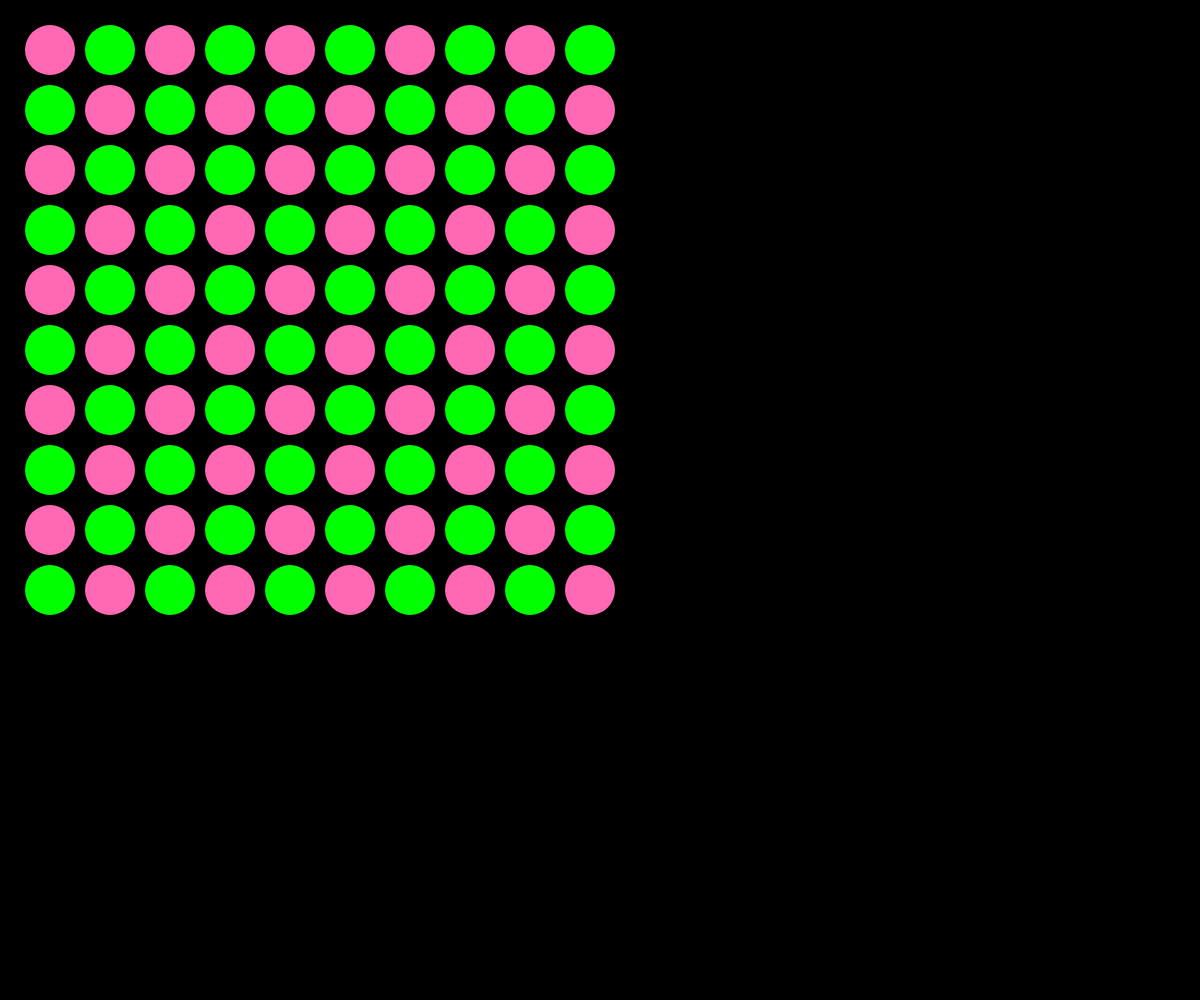
Frame 1 (no input)
Frame 60 (no input): identical to frame 1, image omitted
Frame 120 (the mouse pressed at the canvas centre since frame 60): identical to frame 1, image omitted

The p5.js sketch that drew this single still picture (run headless with seeded random() and noise() and a simulated clock; from frame 60 on, the mouse is pressed at the canvas centre):

// p5.js sketch
// ── sketch.js
function setup() {
    createCanvas(windowWidth, windowHeight);  // Set canvas size to match the window
    noStroke();  // Optional: remove the border of the shapes
  }
  
  function draw() {
    background(0);  // Black background
  
    let cols = 10;  // Number of columns in the grid
    let rows = 10;  // Number of rows in the grid
    let ellipseSize = 50;  // Size of each ellipse
  
    // Use two for loops to create a grid of ellipses
    for (let i = 0; i < cols; i++) {  // Loop through columns
      for (let j = 0; j < rows; j++) {  // Loop through rows
        let x = i * (ellipseSize + 10) + 50;  // X position
        let y = j * (ellipseSize + 10) + 50;  // Y position
  
        // Alternate between pink and green based on row + column index
        if ((i + j) % 2 === 0) {
          fill(255, 105, 180);  // Pink color (RGB)
        } else {
          fill(0, 255, 0);  // Green color (RGB)
        }
  
        ellipse(x, y, ellipseSize, ellipseSize);  // Draw ellipse at position (x, y)
      }
    }
  }
  
